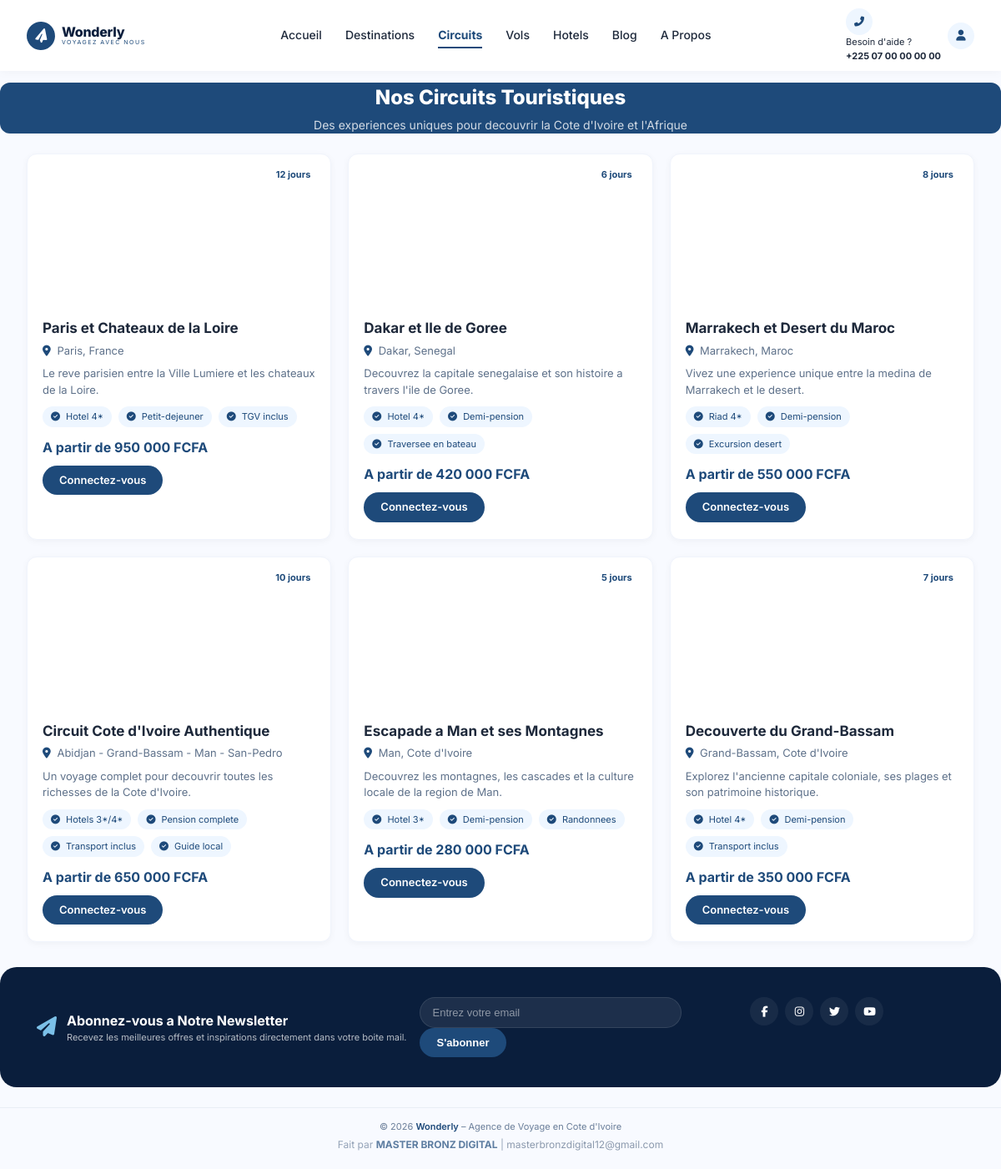
/circuits.php, run on the app's committed database.
### tables this page shows
CREATE TABLE IF NOT EXISTS circuits (
    id INT AUTO_INCREMENT PRIMARY KEY,
    title VARCHAR(100) NOT NULL,
    description TEXT,
    location VARCHAR(100) NOT NULL,
    duration INT NOT NULL,
    price DECIMAL(10,2) NOT NULL,
    image VARCHAR(255),
    features TEXT,
    is_active BOOLEAN DEFAULT TRUE,
    created_at TIMESTAMP DEFAULT CURRENT_TIMESTAMP
);

### includes/functions.php (called while the page is built, shortened)
<?php
require_once __DIR__ . '/../config/database.php';
function formatPrice($price) {
    return number_format($price, 0, ',', ' ') . ' FCFA';
}
function isLoggedIn() {
    return isset($_SESSION['user_id']);
}
function getCircuits($limit = null) {
    global $pdo;
    try {
        $sql = "SELECT * FROM circuits WHERE is_active = TRUE ORDER BY id DESC";
        if ($limit) {
            $sql .= " LIMIT ?";
            $stmt = $pdo->prepare($sql);
            $stmt->execute(array($limit));
        } else {
            $stmt = $pdo->prepare($sql);
            $stmt->execute();
        }
        return $stmt->fetchAll();
    } catch(PDOException $e) {
        return array();
    }
}
?>

### circuits.php (the view, shortened to what this page needs)
<?php
$current_page = 'circuits';
require_once 'includes/functions.php';
$circuits = getCircuits();
require_once 'includes/header.php';
?>
<section class="container page-header">
    <div class="page-header-content">
        <h1>Nos Circuits Touristiques</h1>
        <p>Des experiences uniques pour decouvrir la Cote d'Ivoire et l'Afrique</p>
    </div>
</section>
<section class="container">
    <div class="circuits-grid">
        <?php if (empty($circuits)): ?>
            <p style="grid-column: 1/-1; text-align: center; padding: 40px;">Aucun circuit disponible.</p>
        <?php else: ?>
            <?php foreach ($circuits as $circuit): ?>
            <div class="circuit-card">
                <div class="circuit-img" style="background-image:url('<?php echo $circuit['image']; ?>');">
                    <span class="circuit-duration"><?php echo $circuit['duration']; ?> jours</span>
                </div>
                <div class="circuit-info">
                    <h3><?php echo $circuit['title']; ?></h3>
                    <p class="circuit-location"><i class="fas fa-map-marker-alt"></i> <?php echo $circuit['location']; ?></p>
                    <p class="circuit-desc"><?php echo $circuit['description']; ?></p>
                    <div class="circuit-features">
                        <?php
                        $features = explode(', ', $circuit['features']);
                        foreach ($features as $feature):
                        ?>
                        <span><i class="fas fa-check-circle"></i> <?php echo $feature; ?></span>
                        <?php endforeach; ?>
                    </div>
                    <div class="circuit-footer">
                        <span class="circuit-price">A partir de <?php echo formatPrice($circuit['price']); ?></span>
                        <?php if (isLoggedIn()): ?>
                        <a href="booking.php?type=circuit&id=<?php echo $circuit['id']; ?>" class="btn-reserver">Reserver</a>
                        <?php else: ?>
                        <a href="login.php" class="btn-reserver">Connectez-vous</a>
                        <?php endif; ?>
                    </div>
                </div>
            </div>
            <?php endforeach; ?>
        <?php endif; ?>
    </div>
</section>
<?php require_once 'includes/footer.php'; ?>

### includes/header.php (shortened to what this page needs)
<?php
require_once __DIR__ . '/functions.php';
?>
<!DOCTYPE html>
<html lang="fr">
<head>
    <link rel="stylesheet" href="https://cdnjs.cloudflare.com/ajax/libs/font-awesome/6.5.0/css/all.min.css" />
    <link rel="stylesheet" href="css/style.css" />
</head>
<body>
<header>
    <div class="container header-inner">
        <a href="index.php" class="logo">
            <span class="logo-icon"><i class="fas fa-paper-plane"></i></span>
            <span class="logo-text">
                Wonderly
                <small>VOYAGEZ AVEC NOUS</small>
            </span>
        </a>
        <nav id="mainNav">
            <a href="index.php" <?php echo (isset($current_page) && $current_page === 'accueil') ? 'class="active"' : ''; ?>>Accueil</a>
            <a href="destinations.php" <?php echo (isset($current_page) && $current_page === 'destinations') ? 'class="active"' : ''; ?>>Destinations</a>
            <a href="circuits.php" <?php echo (isset($current_page) && $current_page === 'circuits') ? 'class="active"' : ''; ?>>Circuits</a>
            <a href="vols.php" <?php echo (isset($current_page) && $current_page === 'vols') ? 'class="active"' : ''; ?>>Vols</a>
            <a href="hotels.php" <?php echo (isset($current_page) && $current_page === 'hotels') ? 'class="active"' : ''; ?>>Hotels</a>
            <a href="blog.php" <?php echo (isset($current_page) && $current_page === 'blog') ? 'class="active"' : ''; ?>>Blog</a>
            <a href="apropos.php" <?php echo (isset($current_page) && $current_page === 'apropos') ? 'class="active"' : ''; ?>>A Propos</a>
        </nav>
        <div class="header-contact">
            <div class="phone">
                <span class="icon-circle"><i class="fas fa-phone-alt"></i></span>
                <span class="text">
                    Besoin d'aide ?
                    <strong>+225 07 00 00 00 00</strong>
                </span>
            </div>
            <?php if (isLoggedIn()): ?>
                <a href="my-bookings.php" class="user-icon"><i class="fas fa-ticket-alt"></i></a>
                <a href="logout.php" class="user-icon"><i class="fas fa-sign-out-alt"></i></a>
            <?php else: ?>
                <a href="login.php" class="user-icon"><i class="fas fa-user"></i></a>
            <?php endif; ?>
        </div>
    </div>
</header>

### includes/footer.php (shortened to what this page needs)
<section class="container newsletter">
    <div class="left">
        <span class="icon"><i class="fas fa-paper-plane"></i></span>
        <div>
            <h3>Abonnez-vous a Notre Newsletter</h3>
            <p>Recevez les meilleures offres et inspirations directement dans votre boite mail.</p>
        </div>
    </div>
    <div class="center">
        <form method="POST" action="index.php">
            <input type="email" name="newsletter_email" placeholder="Entrez votre email" required />
            <button type="submit" name="newsletter_submit" class="btn-sub">S'abonner</button>
        </form>
    </div>
    <div class="social">
        <a href="#"><i class="fab fa-facebook-f"></i></a>
        <a href="#"><i class="fab fa-instagram"></i></a>
        <a href="#"><i class="fab fa-twitter"></i></a>
        <a href="#"><i class="fab fa-youtube"></i></a>
    </div>
</section>
<footer>
    <div class="container">
        <p>&copy; <?php echo date('Y'); ?> <span>Wonderly</span> – Agence de Voyage en Cote d'Ivoire</p>
        <p style="font-size: 12px; opacity: 0.7; margin-top: 4px;">
            Fait par <strong style="color: var(--primary);">MASTER BRONZ DIGITAL</strong>
            | <a href="mailto:masterbronzdigital12@gmail.com" style="color: var(--text-muted); text-decoration: none;">masterbronzdigital12@gmail.com</a>
        </p>
    </div>
</footer>
</body>
</html>

### data on the page
circuits: duration "12", title "Paris et Chateaux de la Loire", location "Paris, France", description "Le reve parisien entre la Ville Lumiere et les chateaux de la Loire.", features "Hotel 4*", features "Petit-dejeuner", features "TGV inclus", price "950 000 FCFA"
circuits: duration "6", title "Dakar et Ile de Goree", location "Dakar, Senegal", description "Decouvrez la capitale senegalaise et son histoire a travers l'ile de Goree.", features "Hotel 4*", features "Demi-pension", features "Traversee en bateau", price "420 000 FCFA"
circuits: duration "8", title "Marrakech et Desert du Maroc", location "Marrakech, Maroc", description "Vivez une experience unique entre la medina de Marrakech et le desert.", features "Riad 4*", features "Demi-pension", features "Excursion desert", price "550 000 FCFA"
circuits: duration "10", title "Circuit Cote d'Ivoire Authentique", location "Abidjan - Grand-Bassam - Man - San-Pedro", description "Un voyage complet pour decouvrir toutes les richesses de la Cote d'Ivoire.", features "Hotels 3*/4*", features "Pension complete", features "Transport inclus", features "Guide local", price "650 000 FCFA"
circuits: duration "5", title "Escapade a Man et ses Montagnes", location "Man, Cote d'Ivoire", description "Decouvrez les montagnes, les cascades et la culture locale de la region de Man.", features "Hotel 3*", features "Demi-pension", features "Randonnees", price "280 000 FCFA"
circuits: duration "7", title "Decouverte du Grand-Bassam", location "Grand-Bassam, Cote d'Ivoire", description "Explorez l'ancienne capitale coloniale, ses plages et son patrimoine historique.", features "Hotel 4*", features "Demi-pension", features "Transport inclus", price "350 000 FCFA"
